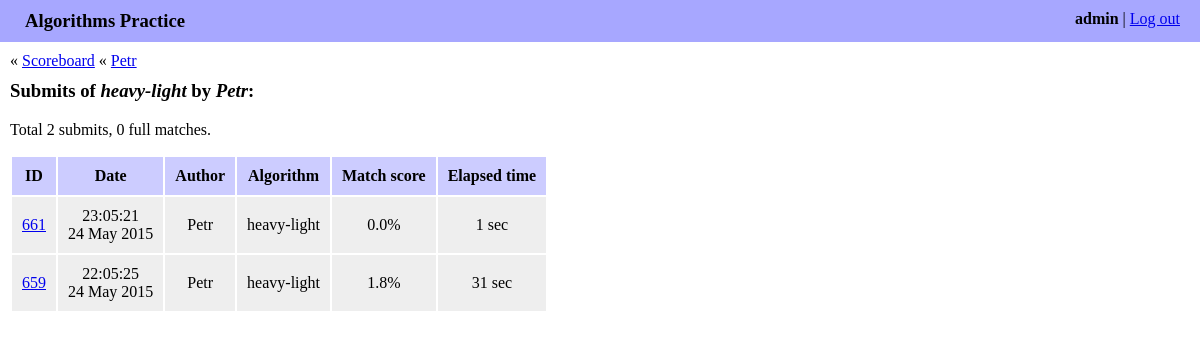
/history/Petr/heavy-light/ (signed in), run on an earlier commit of the app's database.
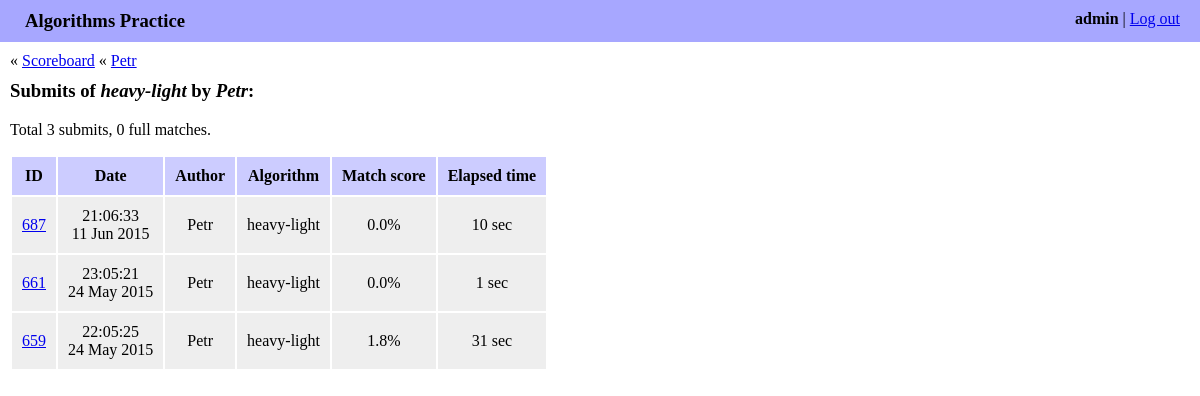
And on a later commit of the database.
### algo/models.py (models this page shows, shortened)
class Submit(models.Model):
    algorithm = models.ForeignKey(Algorithm)
    author = models.ForeignKey(User)
    date = models.DateTimeField(auto_now_add=True)
    elapsed_seconds = models.IntegerField()
    source_code = models.TextField()
    score = models.FloatField()

class Algorithm(models.Model):
    name = models.CharField(max_length=255)
    slug = models.SlugField(max_length=60)
    language = models.ForeignKey(Language)
    source_code = models.TextField()
    def __str__(self):
        return self.name

### algo/views.py (the view)
# urls.py: url(r'^history/(?P<author_username>[\w-]+)/$',
@login_required
def history(request, author_username, algorithm_slug=None):
    author = get_object_or_404(User, username=author_username)
    if algorithm_slug is not None:
        algorithm = get_object_or_404(Algorithm, slug=algorithm_slug)
        submits = Submit.objects.filter(author=author, algorithm=algorithm)
    else:
        algorithm = None
        submits = Submit.objects.filter(author=author)
    submits = submits.order_by('-pk')
    full_matches_count = sum(1 for item in submits
                             if abs(item.score - 100) < EPS)
    return render(request, 'algo/history.html', {
        'algorithm': algorithm,
        'author': author,
        'full_matches_count': full_matches_count,
        'submits': submits,
    })

### algo/templates/algo/history.html (shortened to what this page needs)
{% extends "algo/base.html" %}
{% load staticfiles %}
{% block content %}
<div class="navigation_box">
    &laquo; <a href="{% url 'algo:index' %}">Scoreboard</a>
    {% if algorithm %}
    &laquo; <a href="{% url 'algo:history' author_username=author.username %}">
        {{ author.username }}
    </a>
    {% endif %}
</div>
<h3>
    Submits
    {% if algorithm %}
    of <i>{{ algorithm.name }}</i>
    {% endif %}
    by <i>{{ author.username }}</i>:
</h3>
<p>
    Total {{ submits|length }} submit{{ submits|length|pluralize }},
    {{ full_matches_count }} full match{{ full_matches_count|pluralize:"es" }}.
</p>
{% if submits %}
<table class="history_table">
    <thead>
        <th>ID</th>
        <th>Date</th>
        <th>Author</th>
        <th>Algorithm</th>
        <th>Match score</th>
        <th>Elapsed time</th>
    </thead>
    <tbody>
        {% for submit in submits %}
        <tr>
            <td>
                <a href="{% url 'algo:show_submit' submit.author.username submit.algorithm.slug submit.id %}">
                    {{ submit.id }}
                </a>
            </td>
            <td>
                {{ submit.date|date:"H:m:s" }}<br />
                {{ submit.date|date:"d M Y" }}
            </td>
            <td>{{ submit.author }}</td>
            <td>{{ submit.algorithm }}</td>
            <td>{{ submit.score|floatformat:1 }}%</td>
            <td>{{ submit.elapsed_seconds }} sec</td>
        </tr>
        {% endfor %}
    </tbody>
</table>
{% endif %}
{% endblock %}

What changed in the data, as far as the page shows it:
added Submit: id "687", date "21:06:33", date "11 Jun 2015", author "Petr", algorithm "heavy-light", score "0.0", elapsed_seconds "10"
Also different on the page:
{{ submits|length }}: "2" → "3"
